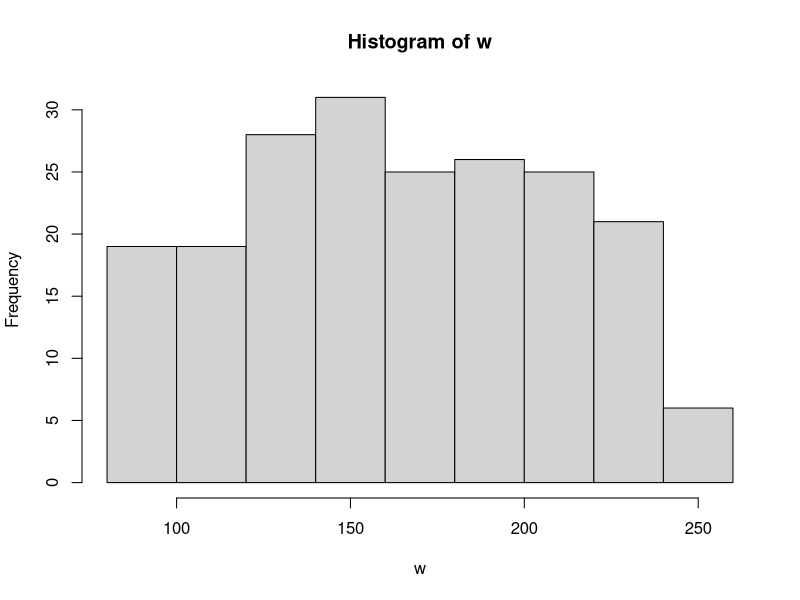
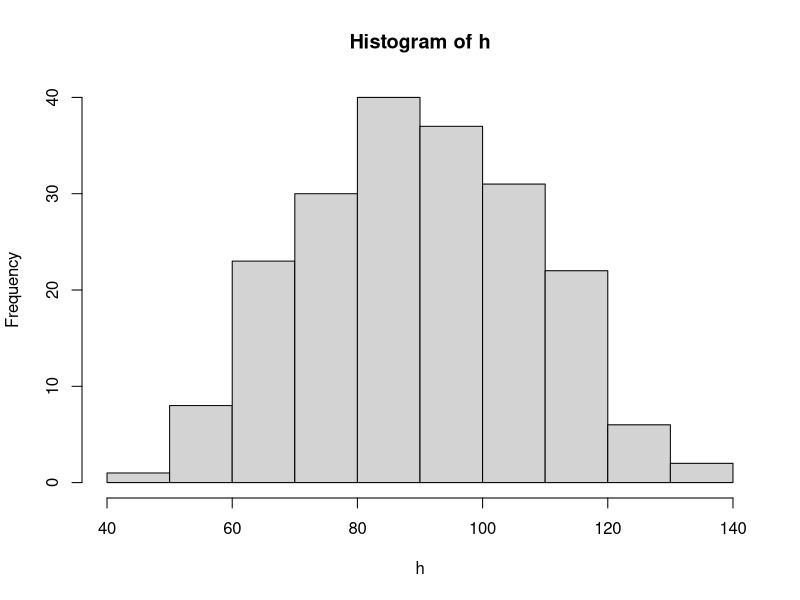
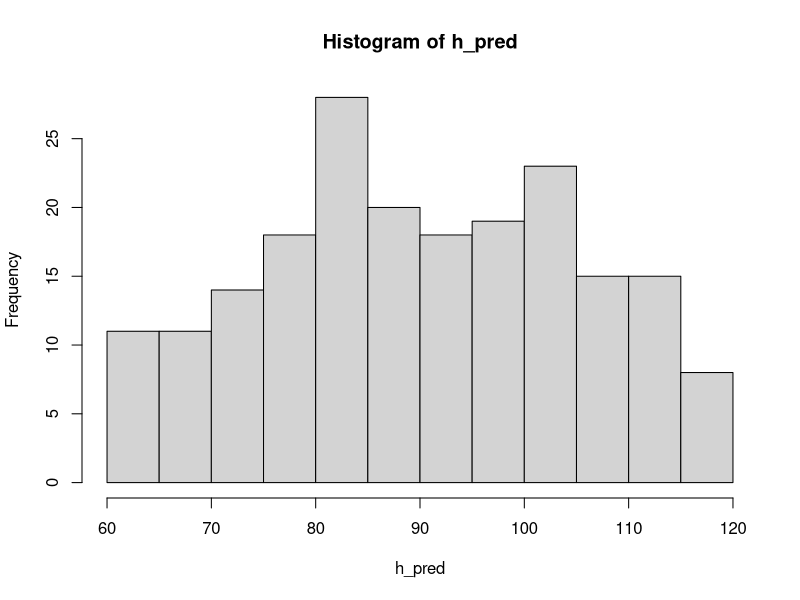
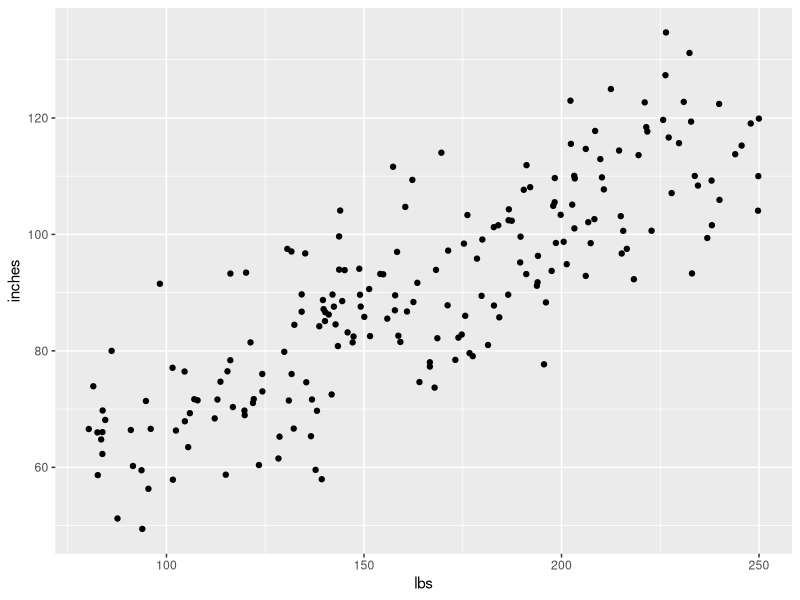
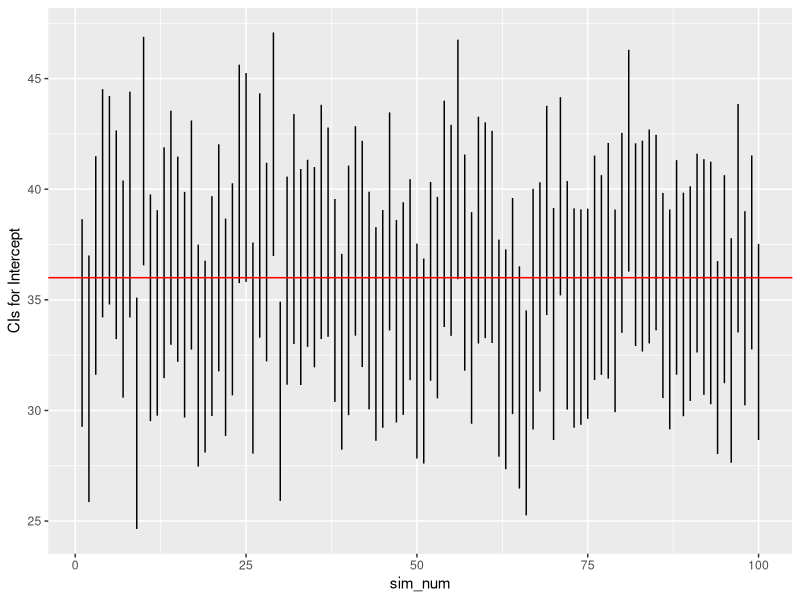
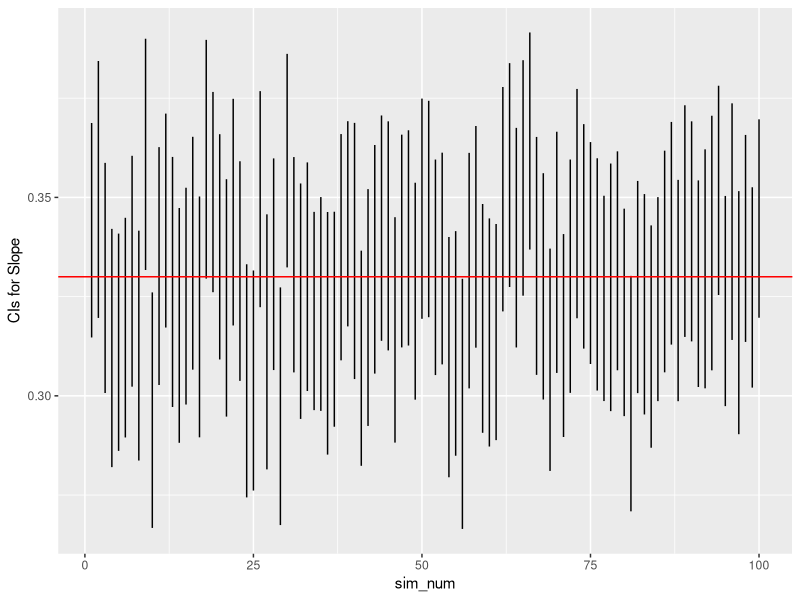
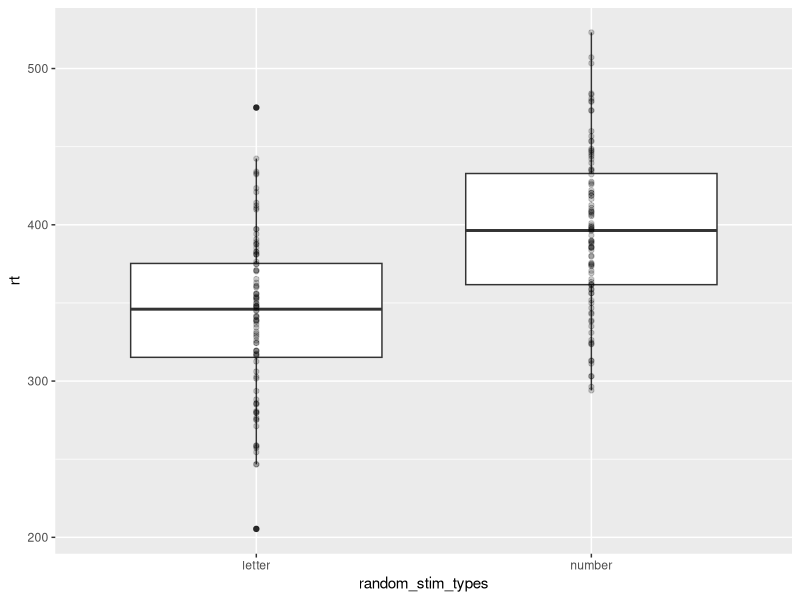
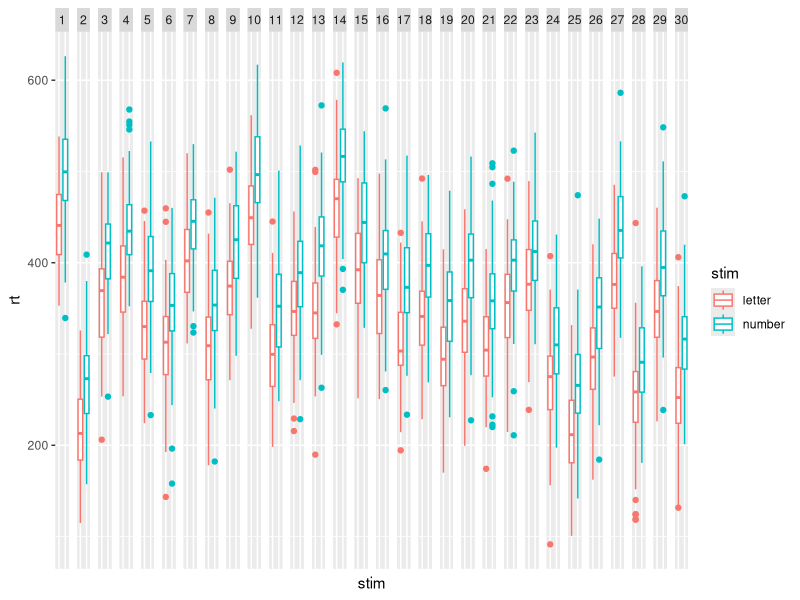

Write R code to recreate these figures, in order.
## ---- chunk 1
knitr::opts_chunk$set(echo = FALSE, 
                      fig.align = "center",
                      out.width = "900px",
                      cache = FALSE)
## ---- chunk 2
# choose sample size
sample_n <- 200

# choose intercept and slope
beta0 <- 36   # inches
beta1 <- 0.33  # Rick's guess

# choose standard deviation for error
sigma <- 10 # Rick's guess
## ---- chunk 3
# random weights between 80 lbs and 250 lbs (uniform sampling)
w <- runif(n = sample_n, min = 80, max = 250)

h_pred <- rep(x = beta0, n = sample_n) + beta1 * w
h <- h_pred + rnorm(n = sample_n, mean = 0, sd = sigma)
## ---- chunk 4
library(ggplot2)
library(dplyr)

hist(w)
hist(h)
hist(h_pred)
## ---- chunk 5
# Put h and w into data frame for ggplot
height_weight <- data.frame(inches = h, lbs = w)

# Plot
scatter_1 <- ggplot2::ggplot(data = height_weight) +
  ggplot2::aes(x = lbs, y = inches) +
  ggplot2::geom_point()
scatter_1
## ---- chunk 6

# Could use the raw data
# cor.test(x = w, y = h)
# Or, to use the values in the data frame, use with(...)

with(height_weight, cor.test(x = inches, y = lbs))
## ---- chunk 7
# Save output as a variable
cor_test_inches_lbs <- with(height_weight, cor.test(x = inches, y = lbs))

# What sort of beast is this?
mode(cor_test_inches_lbs)
## ---- chunk 8
# Aha, it's a list, this shows me all of the parts
unlist(cor_test_inches_lbs)

# Looks like the t value is the first element
cor_test_inches_lbs[[1]]
## ---- chunk 9
fit <- lm(formula = inches ~ lbs, data = height_weight)
summary(fit) # Use lm() command to fit formula
(ci <- confint(fit)) # confint() command fits confidence intervals
## ---- chunk 10
# random weights between 80 lbs and 250 lbs (uniform sampling)
w <- runif(n = sample_n, min = 80, max = 250)

h_pred <- rep(x = beta0, n = sample_n) + beta1 * w
h <- h_pred + rnorm(n = sample_n, mean = 0, sd = sigma)
height_weight <- data.frame(inches = h, lbs = w)

fit <- lm(formula = inches ~ lbs, data = height_weight)
summary(fit)
(ci <- confint(fit)) # saves in variable ci and prints
## ---- chunk 11

# define global constants from prior simulation
sample_n = 200
beta0 = 36
beta1 = .33
sigma = 10
min_x = 80
max_x = 250
## ---- chunk 12
height_weight_sim <- function(sample_n = 200, beta0 = 36, beta1 = .33, sigma = 10, min_x = 80, max_x = 250) {
  # Calculates correlation, intercept, slope estimates for
  # linear relation between two variables
  
  # Args:
  #   sample_n: Number of sample poings, default is 200
  #   beta0: Intercept, default is 36 (inches)
  #   beta1: Slope, default is .33
  #   sigma: Standard deviation of error
  #   min_x: Minimum value for x (weight in lbs)
  #   max_x: Maximum value for x (weight in lbs)
  #
  # Returns:
  #   Named array with values
  #   beta0
  #   beta1
  #   beta0.lo: 2.5% quantile for intercept
  #   beta0.hi  97.5% quantile for intercept
  #   beta1.lo  2.5% quantile for slope
  #   beta1.hi  97.5% quantile for slope

  w <- runif(n = sample_n, min = min_x, max = max_x)

  h_pred <- rep(x = beta0, n = sample_n) + beta1 * w
  h <- h_pred + rnorm(n = sample_n, mean = 0, sd = sigma)
  height.weight <- data.frame(inches = h, lbs = w)

  fit <- lm(formula = inches ~ lbs, data = height.weight)
  ci <- confint(fit)
  
  # Create output vector with named values
  (results <- c("beta0" = beta0, 
    "beta1"= beta1, 
    "beta0.lo" = ci[1,1],
    "beta0.hi" = ci[1,2],
    "beta1.lo" = ci[2,1],
    "beta1.hi" = ci[2,2]))
}
## ---- chunk 13
# Defaults only
height_weight_sim()

# Larger sample size
height_weight_sim(sample_n = 500)
## ---- chunk 14
n_simulations = 100
n_vars = 6 # variables height_weight_sim() outputs

# initialize output array
height_weight_sim_data <- array(0, dim=c(n_simulations, n_vars))

# Repeat height_weight_sim() n_simulations times
for (i in 1:n_simulations) { 
  height_weight_sim_data[i,] <- height_weight_sim()
  }
## ---- chunk 15

# Easier to make simulation data a data frame
ht_wt_sims <- as.data.frame(height_weight_sim_data)

# rename variables to be more easily read
names(ht_wt_sims) <- c("beta0", "beta1", 
                       "beta0.lo", "beta0.hi",
                       "beta1.lo", "beta1.hi")

# Add a variable to index the simulation number
ht_wt_sims$sim_num <- 1:n_simulations

# Plot beta0 min and max (now called V3, V4)
ggplot(data = ht_wt_sims) +
  aes(x = sim_num) +
  geom_linerange(mapping = aes(ymin = beta0.lo,
                                ymax = beta0.hi)) +
  ylab("CIs for Intercept") +
  geom_hline(yintercept = beta0, color = "red")
## ---- chunk 16
# Plot beta1 min and max (now called V5, V6)
ggplot(data = ht_wt_sims) +
  aes(x = sim_num) +
  geom_linerange(mapping = aes(ymin = beta1.lo,
                                ymax = beta1.hi)) +
  ylab("CIs for Slope") +
  geom_hline(yintercept = beta1, color = "red")
## ---- chunk 17
# Simulation parameters
n_subs = 30
trials_per_cond = 100

letters_numbers_rt_diff = 50 # ms
rt_mean_across_subs = 350
sigma = 50
cond_labels = c("letter", "number")
cond_rts <- c("letter" = 0, "number" = letters_numbers_rt_diff)

stim_types <- factor(x = rep(x = c(1,2), 
                             trials_per_cond), 
                     labels = cond_labels)

#sample(factor(x=rep(c("letter", "number"), 100)), 200)
random_stim_types <- sample(stim_types, trials_per_cond*length(cond_labels))

mean_sub_rt <- rnorm(n = 1, mean = rt_mean_across_subs, sd = sigma)
trial_rt <- array(0, dim = length(random_stim_types))

# Generate RTs based on trial, condition
for (t in 1:length(random_stim_types)) {
  trial_rt[t] <- mean_sub_rt + cond_rts[random_stim_types[t]] + 
    rnorm(n = 1, mean = 0, sd = sigma)
}

# Make data frame
letter_number_df <- data.frame(trial = 1:length(random_stim_types), 
                               stim = random_stim_types, 
                               rt = trial_rt)

letter_number_df %>%
  ggplot(.) +
  aes(x = random_stim_types, y = rt) +
  geom_boxplot() +
  geom_point(alpha = .2)
## ---- chunk 18
simulate_sub_rt <- function(trials_per_cond = 100,
                            letters_numbers_rt_diff = 50,
                            rt_mean_across_subs = 350, 
                            sigma = 50) {
  
  cond_rts <- c("letter" = 0, 
                "number" = letters_numbers_rt_diff)
  stim_types <- factor(x = rep(x = c(1,2),
                               trials_per_cond), 
                       labels = c("letter", "number"))
  random_stim_types <- sample(stim_types, 2*trials_per_cond)

  mean_sub_rt <- rnorm(n = 1, 
                       mean = rt_mean_across_subs, 
                       sd = sigma)
  trial_rt <- array(0, dim = length(random_stim_types))

  # Generate RTs based on trial, condition
  for (t in 1:length(random_stim_types)) {
    trial_rt[t] <- mean_sub_rt + cond_rts[random_stim_types[t]] +
      rnorm(n = 1, mean = 0, sd = sigma)
    }

  # Make data frame
  letter.number.df <- data.frame(trial = 1:length(random_stim_types), 
                                 stim = random_stim_types, 
                                 rt = trial_rt)
}
## ---- chunk 19
make_sub_rt_df <- function(sub.id) {
  sub_rt_df <- simulate_sub_rt()
  sub_rt_df$sub.id <- sub.id
  sub_rt_df
}

# Use lapply to make separate data frames for all subs
sub_rt_df_list <- lapply(1:n_subs, make_sub_rt_df)

# Use Reduce() with the merge function to make one big file
sub_rt_df_merged <- Reduce(function(x, y) merge(x, y, all=TRUE), sub_rt_df_list)
## ---- chunk 20
ggplot(data = sub_rt_df_merged) +
  aes(x=stim, y=rt, color=stim) +
  geom_boxplot() +
  facet_grid(facets = . ~ as.factor(sub.id)) +
  theme(axis.text.x.bottom = element_blank(),
        axis.ticks.x.bottom = element_blank())
## ---- chunk 21
library(lme4)
fit1 <- lmer(formula = rt ~ stim + (1|sub.id), data = sub_rt_df_merged)
summary(fit1)
## ---- chunk 22
fit2 <- aov(formula = rt ~ stim + Error(as.factor(sub.id)), data = sub_rt_df_merged)
summary(fit2)
## ---- chunk 23
sessionInfo()
